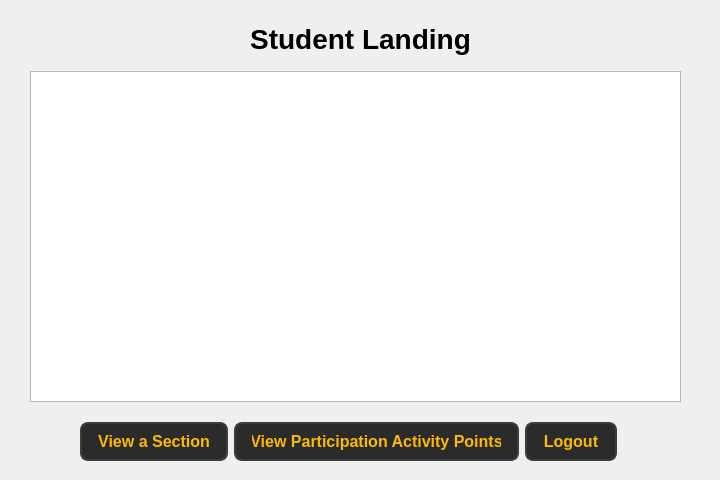
<?xml version="1.0" encoding="UTF-8"?>
<ui version="4.0">
 <class>Form</class>
 <widget class="QWidget" name="Form">
  <property name="geometry">
   <rect>
    <x>0</x>
    <y>0</y>
    <width>720</width>
    <height>480</height>
   </rect>
  </property>
  <property name="windowTitle">
   <string>Form</string>
  </property>
  <widget class="QLabel" name="label">
   <property name="geometry">
    <rect>
     <x>160</x>
     <y>20</y>
     <width>401</width>
     <height>38</height>
    </rect>
   </property>
   <property name="font">
    <font>
     <pointsize>21</pointsize>
     <bold>true</bold>
    </font>
   </property>
   <property name="text">
    <string>Student Landing</string>
   </property>
   <property name="alignment">
    <set>Qt::AlignmentFlag::AlignCenter</set>
   </property>
  </widget>
  <widget class="QWidget" name="layoutWidget">
   <property name="geometry">
    <rect>
     <x>80</x>
     <y>420</y>
     <width>537</width>
     <height>44</height>
    </rect>
   </property>
   <layout class="QHBoxLayout" name="horizontalLayout">
    <item>
     <widget class="QPushButton" name="pushButton">
      <property name="styleSheet">
       <string notr="true">QPushButton {
        background-color: #2b2b2b;  
        color: #fcba03;              
        border: 2px solid #3d3d3d;      
        border-radius: 8px;          
        padding: 8px 16px;            
        font-size: 16px;            
        font-weight: bold;
    
    }

    QPushButton:hover {
        background-color: #fcba03;
		 color: #000000;
        border: 2px solid #5a5a5a;    
    }

    QPushButton:pressed {
        background-color: #1a1a1a;      
        border: 2px solid #2b2b2b;      
    }</string>
      </property>
      <property name="text">
       <string>View a Section</string>
      </property>
     </widget>
    </item>
    <item>
     <widget class="QPushButton" name="pushButton_2">
      <property name="styleSheet">
       <string notr="true">QPushButton {
        background-color: #2b2b2b;  
        color: #fcba03;              
        border: 2px solid #3d3d3d;      
        border-radius: 8px;          
        padding: 8px 16px;            
        font-size: 16px;            
        font-weight: bold;
    
    }

    QPushButton:hover {
        background-color: #fcba03;
		 color: #000000;
        border: 2px solid #5a5a5a;    
    }

    QPushButton:pressed {
        background-color: #1a1a1a;      
        border: 2px solid #2b2b2b;      
    }</string>
      </property>
      <property name="text">
       <string>View Participation Activity Points</string>
      </property>
     </widget>
    </item>
    <item>
     <widget class="QPushButton" name="pushButton_5">
      <property name="styleSheet">
       <string notr="true">QPushButton {
        background-color: #2b2b2b;  
        color: #fcba03;              
        border: 2px solid #3d3d3d;      
        border-radius: 8px;          
        padding: 8px 16px;            
        font-size: 16px;            
        font-weight: bold;
    
    }

    QPushButton:hover {
        background-color: #fcba03;
		 color: #000000;
        border: 2px solid #5a5a5a;    
    }

    QPushButton:pressed {
        background-color: #1a1a1a;      
        border: 2px solid #2b2b2b;      
    }</string>
      </property>
      <property name="text">
       <string>Logout</string>
      </property>
     </widget>
    </item>
   </layout>
  </widget>
  <widget class="QTreeView" name="treeView">
   <property name="geometry">
    <rect>
     <x>30</x>
     <y>71</y>
     <width>651</width>
     <height>331</height>
    </rect>
   </property>
  </widget>
 </widget>
 <resources/>
 <connections/>
</ui>
